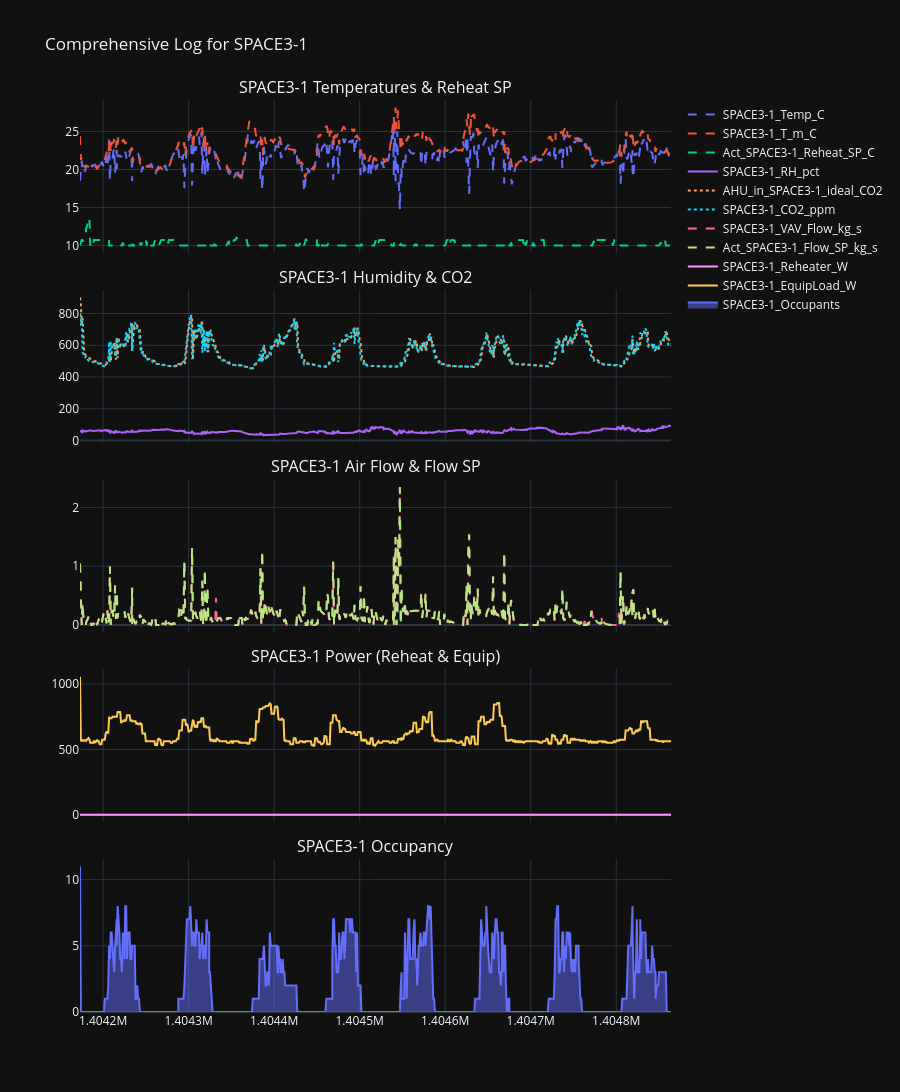

The cell this chart's notebook holds for it:
### Code cell
plot_zone_monitoring(df, zone_name=zone_name)

### Figure 1 — Plotly figure (JSON) as saved in the notebook; plotly's stock layout.template omitted (floating-point values rounded to 4 significant figures; data arrays with more than 128 entries replaced by an {"elided": "..."} marker saying what was removed)
{"data": [{"line": {"dash": "dash"}, "name": "SPACE3-1_Temp_C", "type": "scatter", "x": {"elided": "768 int values"}, "xaxis": "x", "y": {"elided": "768 float values"}, "yaxis": "y"}, {"line": {"dash": "dash"}, "name": "SPACE3-1_T_m_C", "type": "scatter", "x": {"elided": "768 int values"}, "xaxis": "x", "y": {"elided": "768 float values"}, "yaxis": "y"}, {"line": {"dash": "dash"}, "name": "Act_SPACE3-1_Reheat_SP_C", "type": "scatter", "x": {"elided": "768 int values"}, "xaxis": "x", "y": {"elided": "768 float values"}, "yaxis": "y"}, {"name": "SPACE3-1_RH_pct", "type": "scatter", "x": {"elided": "768 int values"}, "xaxis": "x2", "y": {"elided": "768 float values"}, "yaxis": "y2"}, {"line": {"dash": "dot"}, "name": "AHU_in_SPACE3-1_ideal_CO2", "type": "scatter", "x": {"elided": "768 int values"}, "xaxis": "x2", "y": {"elided": "768 float values"}, "yaxis": "y2"}, {"line": {"dash": "dot"}, "name": "SPACE3-1_CO2_ppm", "type": "scatter", "x": {"elided": "768 int values"}, "xaxis": "x2", "y": {"elided": "768 float values"}, "yaxis": "y2"}, {"line": {"dash": "dash"}, "name": "SPACE3-1_VAV_Flow_kg_s", "type": "scatter", "x": {"elided": "768 int values"}, "xaxis": "x3", "y": {"elided": "768 float values"}, "yaxis": "y3"}, {"line": {"dash": "dash"}, "name": "Act_SPACE3-1_Flow_SP_kg_s", "type": "scatter", "x": {"elided": "768 int values"}, "xaxis": "x3", "y": {"elided": "768 float values"}, "yaxis": "y3"}, {"name": "SPACE3-1_Reheater_W", "type": "scatter", "x": {"elided": "768 int values"}, "xaxis": "x4", "y": {"elided": "768 int values"}, "yaxis": "y4"}, {"name": "SPACE3-1_EquipLoad_W", "type": "scatter", "x": {"elided": "768 int values"}, "xaxis": "x4", "y": {"elided": "768 float values"}, "yaxis": "y4"}, {"fill": "tozeroy", "name": "SPACE3-1_Occupants", "type": "scatter", "x": {"elided": "768 int values"}, "xaxis": "x5", "y": {"elided": "768 int values"}, "yaxis": "y5"}], "layout": {"annotations": [{"font": {"size": 16}, "showarrow": false, "text": "SPACE3-1 Temperatures & Reheat SP", "x": 0.5, "xanchor": "center", "xref": "paper", "y": 1, "yanchor": "bottom", "yref": "paper"}, {"font": {"size": 16}, "showarrow": false, "text": "SPACE3-1 Humidity & CO2", "x": 0.5, "xanchor": "center", "xref": "paper", "y": 0.792, "yanchor": "bottom", "yref": "paper"}, {"font": {"size": 16}, "showarrow": false, "text": "SPACE3-1 Air Flow & Flow SP", "x": 0.5, "xanchor": "center", "xref": "paper", "y": 0.584, "yanchor": "bottom", "yref": "paper"}, {"font": {"size": 16}, "showarrow": false, "text": "SPACE3-1 Power (Reheat & Equip)", "x": 0.5, "xanchor": "center", "xref": "paper", "y": 0.376, "yanchor": "bottom", "yref": "paper"}, {"font": {"size": 16}, "showarrow": false, "text": "SPACE3-1 Occupancy", "x": 0.5, "xanchor": "center", "xref": "paper", "y": 0.168, "yanchor": "bottom", "yref": "paper"}], "height": 1200, "hovermode": "x unified", "title": {"text": "Comprehensive Log for SPACE3-1"}, "xaxis": {"anchor": "y", "domain": [0, 1], "matches": "x5", "showticklabels": false}, "xaxis2": {"anchor": "y2", "domain": [0, 1], "matches": "x5", "showticklabels": false}, "xaxis3": {"anchor": "y3", "domain": [0, 1], "matches": "x5", "showticklabels": false}, "xaxis4": {"anchor": "y4", "domain": [0, 1], "matches": "x5", "showticklabels": false}, "xaxis5": {"anchor": "y5", "domain": [0, 1]}, "yaxis": {"anchor": "x", "domain": [0.832, 1]}, "yaxis2": {"anchor": "x2", "domain": [0.624, 0.792]}, "yaxis3": {"anchor": "x3", "domain": [0.416, 0.584]}, "yaxis4": {"anchor": "x4", "domain": [0.208, 0.376]}, "yaxis5": {"anchor": "x5", "domain": [0, 0.168]}}}
